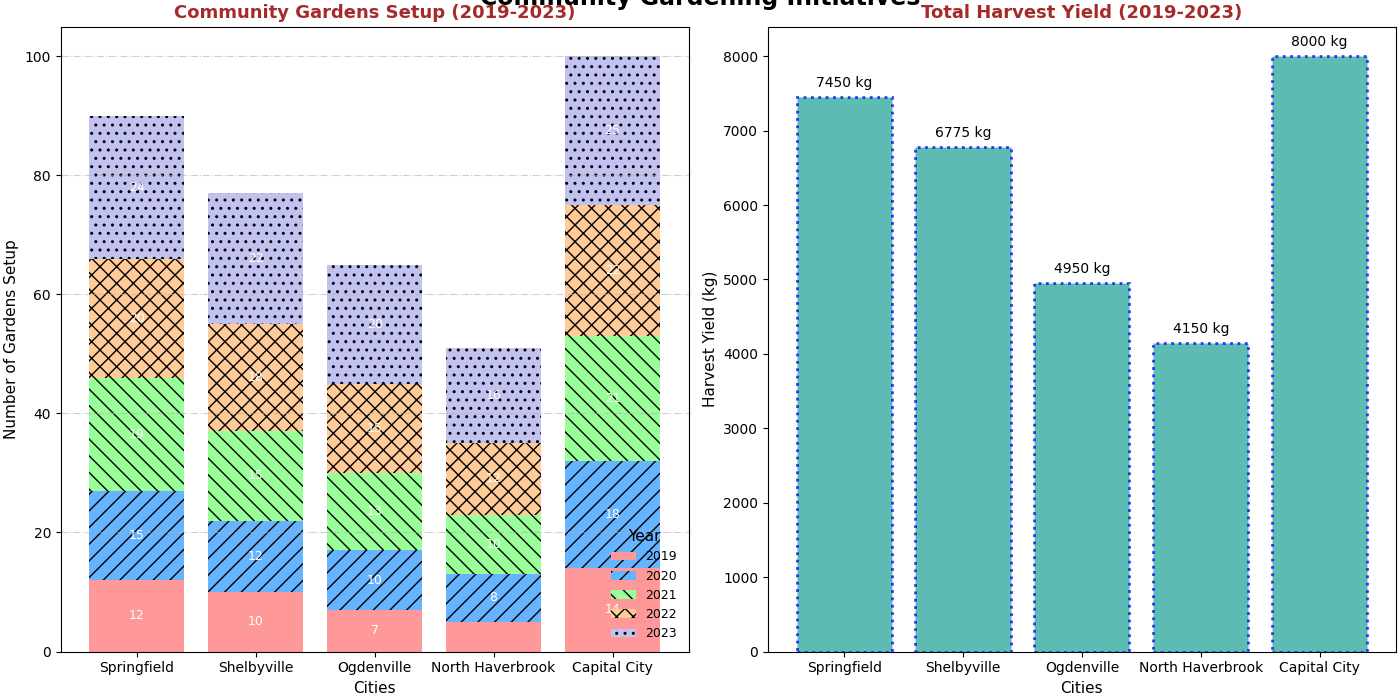

Python code for this plot:
import matplotlib.pyplot as plt
import numpy as np

cities = ['Springfield', 'Shelbyville', 'Ogdenville', 'North Haverbrook', 'Capital City']
years = ['2019', '2020', '2021', '2022', '2023']

gardens_setup = np.array([
    [12, 15, 19, 20, 24],
    [10, 12, 15, 18, 22],
    [7, 10, 13, 15, 20],
    [5, 8, 10, 12, 16],
    [14, 18, 21, 22, 25]
])

harvest_yield = np.array([
    [1200, 1350, 1500, 1600, 1800],
    [1100, 1225, 1375, 1475, 1600],
    [700, 900, 1000, 1100, 1250],
    [500, 750, 850, 950, 1100],
    [1400, 1500, 1600, 1700, 1800]
])

total_harvest_yield = harvest_yield.sum(axis=1)

fig, (ax1, ax2) = plt.subplots(1, 2, figsize=(14, 7), constrained_layout=True)

# Subplot 1: Stacked bar chart for gardens setup
bottoms = np.zeros(len(cities))
colors = ['#ff9999', '#66b3ff', '#99ff99', '#ffcc99', '#c2c2f0']
hatches = ['', '//', '\\\\', 'xx', '..']
for i, year in enumerate(years):
    bars = ax1.bar(cities, gardens_setup[:, i], bottom=bottoms, label=year, color=colors[i], hatch=hatches[i % len(hatches)])
    bottoms += gardens_setup[:, i]

    for bar in bars:
        height = bar.get_height()
        if height > 5:
            ax1.annotate(f'{int(height)}',
                         xy=(bar.get_x() + bar.get_width() / 2, bar.get_y() + height / 2),
                         xytext=(0, 0), textcoords="offset points",
                         ha='center', va='center', fontsize=9, color='white')

ax1.set_title("Community Gardens Setup (2019-2023)", fontsize=13, fontweight='bold', color='brown')
ax1.set_xlabel("Cities", fontsize=11)
ax1.set_ylabel("Number of Gardens Setup", fontsize=11)
ax1.yaxis.grid(True, linestyle='-.', alpha=0.6)
ax1.legend(title="Year", title_fontsize='11', fontsize='9', loc='lower right', frameon=False)

# Subplot 2: Bar chart for total harvest yield
bars = ax2.bar(cities, total_harvest_yield, color='#26a69a', alpha=0.75, edgecolor='blue', linewidth=2, linestyle='dotted')

for bar, yield_amount in zip(bars, total_harvest_yield):
    ax2.annotate(f'{yield_amount} kg',
                 xy=(bar.get_x() + bar.get_width() / 2, bar.get_height()),
                 xytext=(0, 5), textcoords="offset points",
                 ha='center', va='bottom', fontsize=10, color='black')

ax2.set_title("Total Harvest Yield (2019-2023)", fontsize=13, fontweight='bold', color='brown')
ax2.set_xlabel("Cities", fontsize=11)
ax2.set_ylabel("Harvest Yield (kg)", fontsize=11)
ax2.yaxis.grid(False)

fig.suptitle("Community Gardening Initiatives", fontsize=17, fontweight='bold', y=1.02)
plt.show()
